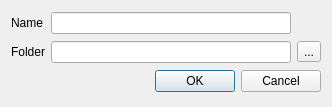
<?xml version="1.0" encoding="UTF-8"?>
<ui version="4.0">
 <class>NewList</class>
 <widget class="QDialog" name="NewList">
  <property name="geometry">
   <rect>
    <x>0</x>
    <y>0</y>
    <width>332</width>
    <height>107</height>
   </rect>
  </property>
  <property name="windowTitle">
   <string>New list</string>
  </property>
  <layout class="QGridLayout" name="gridLayout">
   <item row="1" column="1">
    <widget class="QLineEdit" name="folder"/>
   </item>
   <item row="0" column="1">
    <widget class="QLineEdit" name="name"/>
   </item>
   <item row="0" column="0">
    <widget class="QLabel" name="label">
     <property name="text">
      <string>Name</string>
     </property>
    </widget>
   </item>
   <item row="1" column="0">
    <widget class="QLabel" name="label_2">
     <property name="text">
      <string>Folder</string>
     </property>
    </widget>
   </item>
   <item row="1" column="2">
    <widget class="QToolButton" name="selectDir">
     <property name="text">
      <string>...</string>
     </property>
    </widget>
   </item>
   <item row="2" column="0" colspan="3">
    <widget class="QDialogButtonBox" name="buttonBox">
     <property name="orientation">
      <enum>Qt::Horizontal</enum>
     </property>
     <property name="standardButtons">
      <set>QDialogButtonBox::Cancel|QDialogButtonBox::Ok</set>
     </property>
    </widget>
   </item>
  </layout>
 </widget>
 <resources/>
 <connections>
  <connection>
   <sender>buttonBox</sender>
   <signal>accepted()</signal>
   <receiver>NewList</receiver>
   <slot>accept()</slot>
   <hints>
    <hint type="sourcelabel">
     <x>248</x>
     <y>254</y>
    </hint>
    <hint type="destinationlabel">
     <x>157</x>
     <y>274</y>
    </hint>
   </hints>
  </connection>
  <connection>
   <sender>buttonBox</sender>
   <signal>rejected()</signal>
   <receiver>NewList</receiver>
   <slot>reject()</slot>
   <hints>
    <hint type="sourcelabel">
     <x>316</x>
     <y>260</y>
    </hint>
    <hint type="destinationlabel">
     <x>286</x>
     <y>274</y>
    </hint>
   </hints>
  </connection>
 </connections>
</ui>
